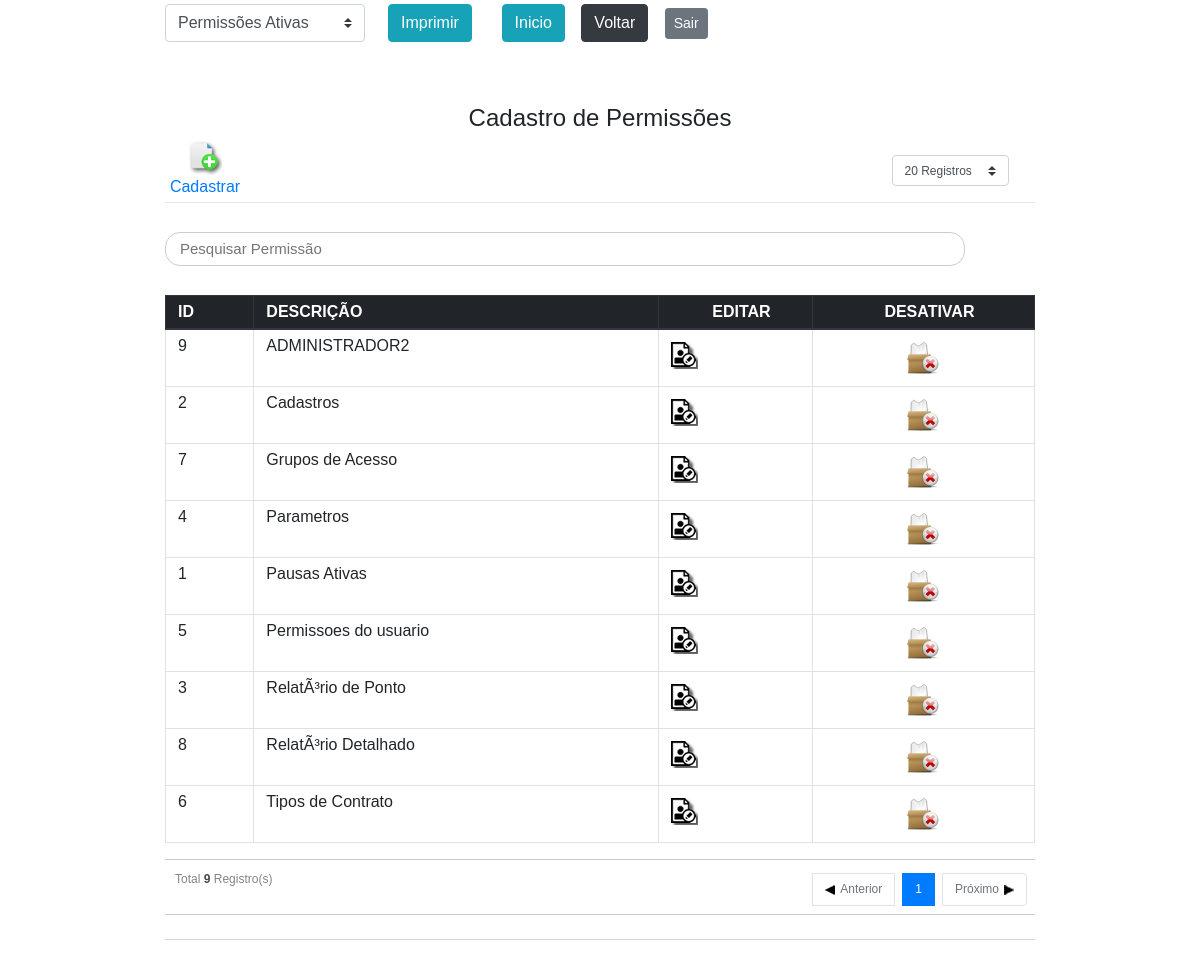
Page /admin/lista_permissoes.php (signed in) on the committed database.
### tables this page shows
CREATE TABLE IF NOT EXISTS `permissoes` (
  `PERMISSOES_ID` int(11) NOT NULL AUTO_INCREMENT,
  `NM_PERMISSOES` varchar(30) NOT NULL,
  `PERMISSOES_ATIVA` int(1) NOT NULL DEFAULT '1',
  `DT_CADASTRO` timestamp NOT NULL DEFAULT CURRENT_TIMESTAMP,
  `DT_ALTERACAO` datetime DEFAULT NULL,
  PRIMARY KEY (`PERMISSOES_ID`)
);

### admin/include/permissoes.php (the view, shortened to what this page needs)
<table id="tabelapermissoes" class="table table-bordered table-hover table-condensed">
  <thead class="thead-dark">
	<tr>
		<th scope="col">ID</th>
		<th scope="col">DESCRIÇÃO</th>
		<th scope="col" style="padding-right:0;text-align:center" class="no-print">EDITAR</th>
		<th scope="col" style="padding-right:0;text-align:center" class="no-print">DESATIVAR</th>
	</tr>
  </thead>
  <tbody>
	<?php
		if ($total > 0) {
			do {
				?>
				<tr <?php if ($registros["PERMISSOES_ATIVA"]==0) echo 'class="table-dark"'?>>
				<td><?=$registros['PERMISSOES_ID']?></td>
				<td><?=$registros['NM_PERMISSOES']?></td>
				<td class="no-print">
					<form class="form-inline" method="POST" action="edita_permissao.php" id="form_dados" style = "text-align:center">
						<input type="image" src="../images/btn_edit_profile.png" name="Editar">
					</form>
				</td>
				<td class = "no-print" style="text-align:center">
						<a href="#" class="<?=$class_btn?>" onclick="registrationStatus(<?=$registros['PERMISSOES_ID']?>,'lista_permissoes','<?=$acao?>');">
							<img src="../images/<?=$class_btn?>.png">
						</a>
					</td>
				</tr>
				<?php
			} while ($registros = mysqli_fetch_assoc($exec_query));
			}else echo $msg_semregistros;
	?>
</tbody>
</table>

### admin/lista_permissoes.php (shortened to what this page needs)
<?php
require_once('verifica_session.php');
$msg_semregistros = '<tr>
						<td colspan="7">
							<div class="alert alert-danger" role="alert">
								Nenhum registro encontrado, tente novamente..
							</div>
						</td>
					</tr>';
if(!isset($_SESSION['situacaoCadastroPermission'])) {
	$situacaoCadatro = $_SESSION["situacaoCadastroPermission"] = 1;
}elseif (isset($_POST['situacaoCadastroPermission']) && ($_SESSION["situacaoCadastroPermission"] !=$_POST['situacaoCadastroPermission'])){
	$situacaoCadatro = $_SESSION['situacaoCadastroPermission'] = isset($_POST['situacaoCadastroPermission']) ? $_POST['situacaoCadastroPermission'] : "null";
}else{
	$situacaoCadatro = $_SESSION["situacaoCadastroPermission"];
}
$itensPorPagina = (isset($_SESSION["maxPaginaListaPermission"]) && $_SESSION["maxPaginaListaPermission"] != "") ? $_SESSION["maxPaginaListaPermission"]: 20;
$paginaAtual = (!isset($_GET["page"]) || $_GET["page"] <= 0) ? 1 : intval($_GET["page"]);
$inicioExibir = ($itensPorPagina * $paginaAtual) - $itensPorPagina;
$querytotal = "SELECT * FROM PERMISSOES WHERE PERMISSOES_ATIVA = ".$situacaoCadatro."";
$exec_query_total = mysqli_query($conn,$querytotal);
$totalNumRows = mysqli_num_rows($exec_query_total);
$totalPaginas = ceil($totalNumRows/$itensPorPagina);
$query = "".$querytotal." ORDER BY NM_PERMISSOES ASC LIMIT $inicioExibir,$itensPorPagina";
$exec_query = mysqli_query($conn, $query);
$total = mysqli_num_rows($exec_query);
$registros = mysqli_fetch_assoc($exec_query);
if ($_SESSION["situacaoCadastroPermission"] ==1) {
	$class_btn = "btn-desabled";
	$acao = 'desabled';
}elseif($_SESSION["situacaoCadastroPermission"] ==0){
	$class_btn = "btn-active";
	$acao = 'active';
}
?>
<!DOCTYPE html>
<html>
<head>
	<link rel="stylesheet" href="../css/bootstrap.min.css">
	<link href="../css/estilo.css" rel="stylesheet">
</head>
<body>
	<div class="container col-md-9" >
		<div class="form">
			<form class="form-inline" method="POST" action="lista_permissoes.php">
				<select name="situacaoCadastroPermission" class="custom-select my-1 mr-sm-2" id="situacaoCadastroPermission" onChange='submit();'>
					<option value="1" <?php if ($_SESSION["situacaoCadastroPermission"] == 1) echo "selected"; ?>>Permissões Ativas </option>
				</select>
					<div>
						<button type="submit" onClick="window.print()" class="btn btn-info my-1">Imprimir</button></a>&nbsp;&nbsp;&nbsp;
						<a class="btn btn-info" href="index.php" style="margin-left: 12px">Inicio</a>
						<a class="btn btn-dark" href="index.php" style="margin-left: 12px">Voltar</a>
						<a href="sair_admin.php" class="btn btn-secondary btn-sm" style="margin-left: 12px" >Sair</a>
				</div>
			</form>
		</div>
		<div class="relatorio imprimir table-responsive">
			<span style="text-align:center">
				<h4>Cadastro de Permissões
				</h4>
			</span>
			<div class="divsubmenu">
				<div class = "btn_add_profile no-print">
					<a href="cadastrar_permissao.php">
						<img src="../images/btn_add_funcao.png" title="Cadastrar Permissão">
						Cadastrar
					</a>
				</div>
				<div class="select_maxPagina form-check form-check-inline">
					<form method='post' action='#' id="FormMaxPagina">
						<select name="maxPaginaListaPermission" class="custom-select custom-select-sm" id="maxPaginaListaPermission" onChange='submit();'>
							<option value="20" <?php if(isset($_SESSION["maxPaginaListaPermission"]) && $_SESSION["maxPaginaListaPermission"]==20){echo "selected";}elseif(!isset($_SESSION["maxPaginaListaPermission"])){echo "selected";} ?>>20 Registros</option>
						</select>
					</form>
				</div>
			</div>
			<hr>
			<div class="form-group input-group no-print">
				<input name="q" id="q" placeholder="Pesquisar Permissão" type="text" class="input-search" onkeyup="busca();">
			</div>
			<div id="tabInclude">
				<?php require_once "include/permissoes.php";
					require_once("../include/pagination.php");?>
			</div>
		</div>
		</div>
</body>
</html>

### include/pagination.php (shortened to what this page needs)
<div class = "paginacao">
	<div class="record_total hide-mobile">
		Total
		<strong class="record-total-quantity"><?=$totalNumRows?></strong>
		Registro(s)
	</div>
		<ul class="pagination pagination-list no-print" style="float:right">
			<?php if($paginaAtual==1){$estilo_disabled = "page-item disabled";}else{$estilo_disabled = "page-item";}?>
			<li class="page <?=$estilo_disabled?> hide-mobile">
				<a class="page-link" href="?page=<?php echo $paginaAtual-1;?>" tabindex="-1"><img src="images/icon-left.png" style="margin-right:5px">Anterior</a>
			</li>
			<?php if($paginaAtual==1) {$estiloPagAtual="page-item active";}else $estiloPagAtual = "page-item";?>
				<?php if(($paginaAtual == $totalPaginas || $totalPaginas == 0) & $paginaAtual == 1) {$displaynone = "display:none";} else{$displaynone="";}?>
			<?php if($paginaAtual==$totalPaginas) {
					$estiloPagAtual="page-item active";
				}else $estiloPagAtual = "page-item";
				for($i=1; $i <= $totalPaginas;$i++){
					if($paginaAtual+$i == $totalPaginas) {$displaynone = "display:none";} else{$displaynone="";}
				}
				?>
				<li class="page <?=$estiloPagAtual?>" style="<?=$displaynone?>"><a class="page-link" href="?page=<?php echo $totalPaginas; ?>"><?php echo $totalPaginas;?></a></li>
			<?php if($paginaAtual==$totalPaginas || $totalPaginas == 0){
					$estiloDisabled = "page-item disabled";
				}else{$estiloDisabled = "page-item";}?>
				<li class="page <?=$estiloDisabled?> hide-mobile">
					<a class="page-link" href="?page=<?php echo $paginaAtual+1;?>">Próximo<img src="images/icon-right.png" style="margin-left:5px"></a>
				</li>
		</ul>
</div>
<hr class="no-print hide-mobile horizontal-separator">

### css/estilo.css (style rules this page uses)
.btn_add_profile { width: 80px; text-align: center; padding: 0; color: #00008B; font-family: Arial, Helvetica, sans-serif; float: left; margin-right: 5px; }
.btn_add_profile a { text-decoration: none; }
.select_maxPagina { margin: 0 0 0 10px; height: 50px; float: right; width: 170px; padding-top: 10px; }
.select_maxPagina form { margin: auto; }
.select_maxPagina form select { width: 100%; }
.divsubmenu { position: relative; padding-bottom: 45px; }
.input-search { border: 1px solid #CCC; padding: 5px 14px; font-size: 15px; margin: 13px 0; width: 800px; -webkit-border-radius: 15px; -moz-border-radius: 15px; -ms-border-radius: 15px; -o-border-radius: 15px; border-radius: 15px; }
.btn-info { margin-left: 15px; }
tr { line-height: 0.5; }
.custom-select { width: 200px; }
.relatorio { margin-top: 50px; }
.paginacao { clear: both; border-top: 1px solid #CCC; border-bottom: 1px solid #CCC; font-size: 12px; text-align: right; height: 56px; }
.pagination-list { margin: 13px 0; list-style: none; }
.page { text-align: center; margin-right: 8px; }
.record-total-quantity { color: #4A4A4A; font-weight: bold; }
.record_total { float: left; margin: 10px; font-size: 12px; color: #858585; }
.horizontal-separator { margin: 20px 0; position: relative; color: #ececec; float: left; width: 100%; border-top: solid 1px #D4D4D4; border-bottom: 0; border-left: 0; border-right: 0; }

### rows in the picture
permissoes: PERMISSOES_ID "9", NM_PERMISSOES "ADMINISTRADOR2"
permissoes: PERMISSOES_ID "2", NM_PERMISSOES "Cadastros"
permissoes: PERMISSOES_ID "7", NM_PERMISSOES "Grupos de Acesso"
permissoes: PERMISSOES_ID "4", NM_PERMISSOES "Parametros"
permissoes: PERMISSOES_ID "1", NM_PERMISSOES "Pausas Ativas"
permissoes: PERMISSOES_ID "5", NM_PERMISSOES "Permissoes do usuario"
permissoes: PERMISSOES_ID "3", NM_PERMISSOES "RelatÃ³rio de Ponto"
permissoes: PERMISSOES_ID "8", NM_PERMISSOES "RelatÃ³rio Detalhado"
permissoes: PERMISSOES_ID "6", NM_PERMISSOES "Tipos de Contrato"

### other values in the picture
$totalNumRows "9"
$totalPaginas "1"
